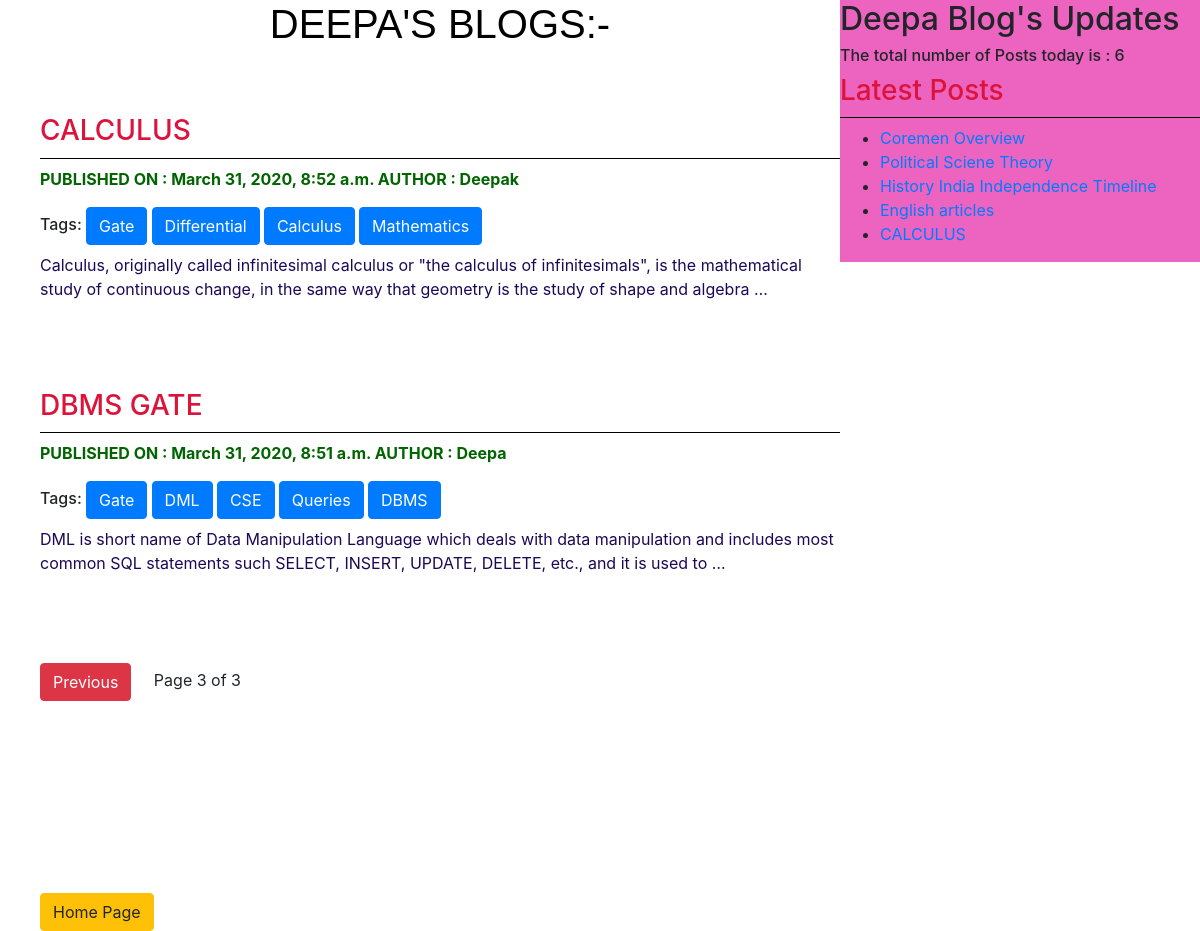
/post/home/?page=3, run on the app's committed database.
### blogapp/models.py (models this page shows, shortened)
class Post(models.Model):
    STATUS=(('draft','Draft'),('published','Published'))
    title = models.CharField(max_length = 150)
    slug = models.SlugField(max_length = 50, unique_for_date='publish')
    author= models.ForeignKey(User, related_name='blog_posts', on_delete=models.CASCADE)
    body = models.TextField()
    publish = models.DateTimeField(default=0,null=True)
    created = models.DateTimeField( auto_now_add=True)
    updated = models.DateTimeField(auto_now=True)
    status = models.CharField(max_length = 10, choices=STATUS, default='draft')
    tags=TaggableManager()
    class Meta:
        ordering=('-publish',)
    def get_absolute_url(self):
        kwargs = {'year': self.publish.year,
              'month': self.publish.strftime('%m').lower(),
              'day': self.publish.strftime('%d'),
              'post': self.slug,
                }
        return reverse("blogapp:post-details",args=[self.publish.year,self.publish.strftime('%m'),self.publish.strftime('%d'),self.slug])

### blogapp/views.py (the view)
# urls.py: path('home/',views.post_view,name='home'),
def post_view(request,tag_slug=None):
    post_list_view=Post.objects.all()
    tag=None
    if tag_slug:
        tag=get_object_or_404(Tag,slug=tag_slug)
        post_list_view=post_list_view.filter(tags__in=[tag])
    paginator=Paginator(post_list_view,2)
    page_number=request.GET.get('page')
    try:
        post_list_view=paginator.page(page_number)
    except PageNotAnInteger:
        post_list_view=paginator.page(1)
    except EmptyPage:
        post_list_view=paginator.page(paginator.num_pages)
    return render(request, 'blogapp/post_list.html', {'post_list_view':post_list_view,'tag':tag})

### blogapp/templatetags/blogapp_tags.py (called while the page is built)
@register.simple_tag(name='my_tag')
def total_posts():
    return Post.objects.count()

@register.inclusion_tag('blogapp/latest.html')
def show_posts():
    latest_post=Post.objects.order_by('-publish')[:5]
    return{'latest_post':latest_post}

### templates/blogapp/post_list.html (shortened to what this page needs)
<!DOCTYPE html>
{% extends 'blogapp/base.html' %}
{% block content %}
<h1>DEEPA'S BLOGS:-</h1><br><br>
    {%for post in post_list_view%}
    <a href="{{post.get_absolute_url}}"><h3>{{post.title}}</h3></a>
    <p id='date'>PUBLISHED ON : {{post.publish}}     AUTHOR : {{post.author|title}}  </p>
    <h6>Tags:
    {% for tag in post.tags.all %}
        <a href="/post/tag/{{tag.slug}}"><input type="button" class="btn btn-primary btn-small" value="{{tag.name}}" ></a>
        {%endfor%}
    </h6>
    <p id='au_date'>{{post.body|truncatewords:30}}</p> <br><br><br>
    {%endfor%}
    {%include 'blogapp/pagination.html' with page=post_list_view %}
{% endblock content %}

### templates/blogapp/latest.html
    <ul>
        {% for p in latest_post %}
        <li><a href="p.get_absolute_url">{{p.title}}</a></li>
        {% endfor %}
    </ul>

### static/css/post.css (style rules this page uses)
h1 { font-size: 100px; border-bottom: 2px black thick; font-family: 'Lucida Sans', 'Lucida Sans Regular', 'Lucida Grande', 'Lucida Sans Unicode', Geneva, Verdana, sans-serif; text-align: center; border-bottom: black; color:black; padding-bottom: 10px; font-weight: bolder; }
h3 { font-weight: bold; border-bottom: 1px black solid; padding-bottom: 10px; font-stretch: underline; color: crimson; }
#date { color: darkgreen; font-weight:bold; }
#au_date { color: rgb(29, 8, 87); }

### data on the page
Post: title "CALCULUS", publish "March 31, 2020, 8:52 a.m.", author "Deepak", body "Calculus, originally called infinitesimal calculus or \"the calculus of infinitesimals\", is the mathematical study of continuous change, in the same way that geometry is the study of shape and algebra …"
Tag: name "Gate"
Tag: name "Differential"
Tag: name "Calculus"
Tag: name "Mathematics"
Post: title "DBMS GATE", publish "March 31, 2020, 8:51 a.m.", author "Deepa", body "DML is short name of Data Manipulation Language which deals with data manipulation and includes most common SQL statements such SELECT, INSERT, UPDATE, DELETE, etc., and it is used to …"
Tag: name "DML"
Tag: name "CSE"
Tag: name "Queries"
Tag: name "DBMS"
Post: title "Coremen Overview"
Post: title "Political Sciene Theory"
Post: title "History India Independence Timeline"
Post: title "English articles"

### other printed values
{{ page.number }} "3"
{{ page.paginator.num_pages }} "3"
